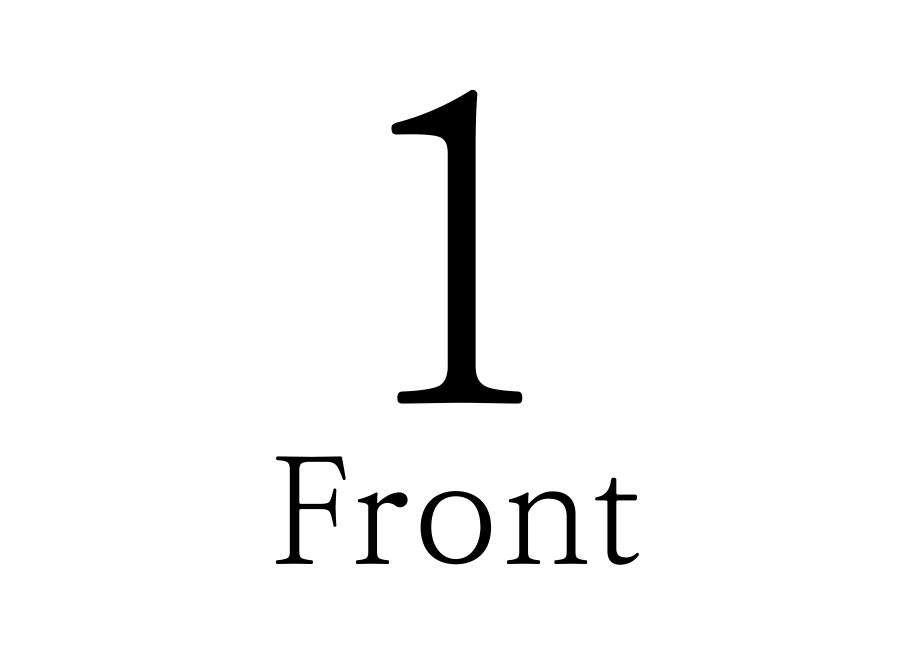
%> input picture Front.png, 3656 x 2664 px (shown at 1/4 size)
$ octave processing.m   (GNU Octave 9; MATLAB toolbox functions it lacks are replaced by stand-ins)
%> lines starting %> are read from the running program, lines starting %| are printed output that depends on the picture
%Clear workspace

clc
clear

close all

%Image Load

frontimage = imread('front.png');
backimage = imread('back.png');
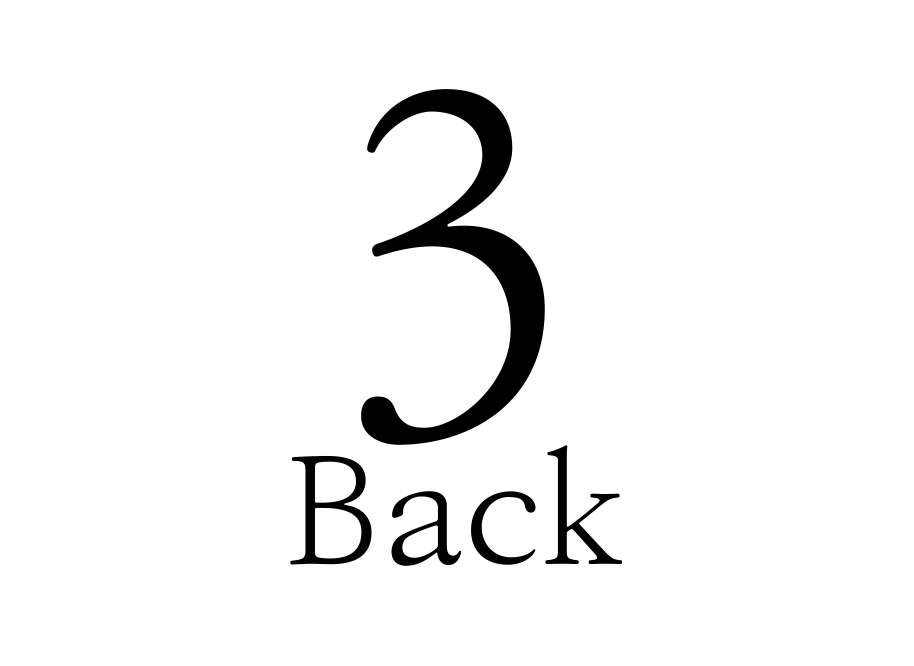
%> input picture Back.png, 3656 x 2664 px (shown at 1/4 size)
rightimage = imread('right.png');
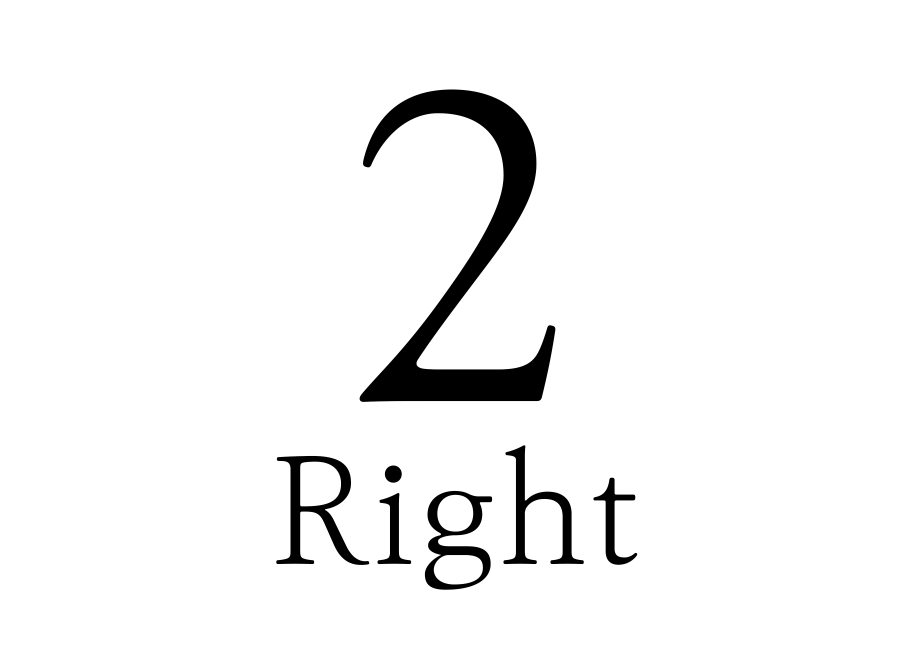
%> input picture Right.png, 3656 x 2664 px (shown at 1/4 size)
leftimage = imread('left.png');
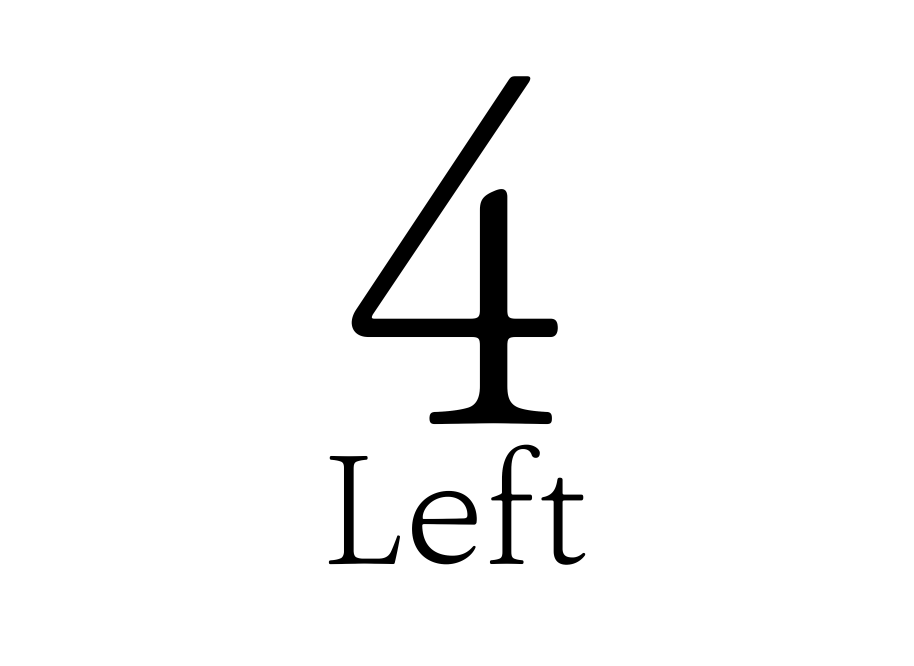
%> input picture Left.png, 3656 x 2664 px (shown at 1/4 size)

%Image Proccessing

% figure
frontimage2 = flip(frontimage,1);
%image(frontimage2)

% figure
%> (the run ends here)
